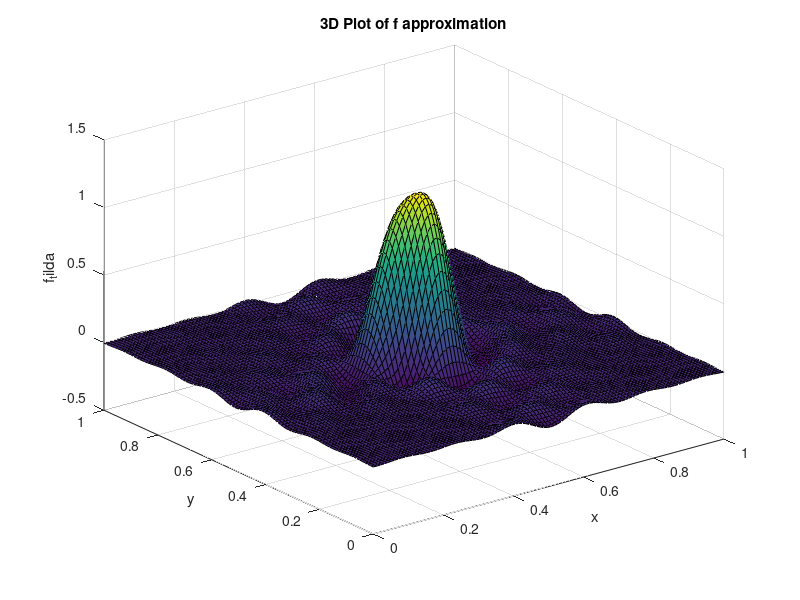
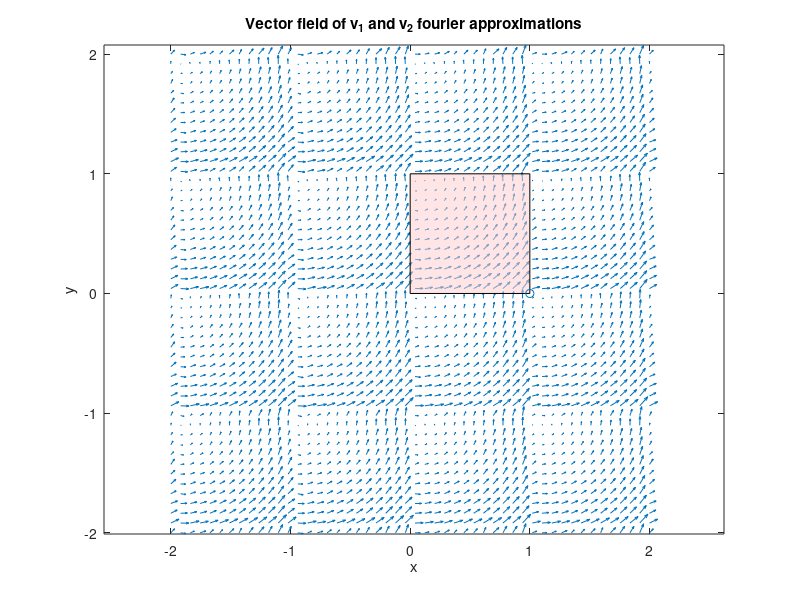

The MATLAB script that drew these images, in order:
M = 1000; % The # of points generated for fourier series approximation
k = 2*pi; % Exp power coefficient
N = 6; % largest magnitude of n1 and n2

% NOTE: We are not using linspace as seen here because they'll make A'*A matrix singular
% xp_points = linspace(-1,1,M)';
% yp_points = linspace(-1,1,M)';
% END NOTE

%______generate xp and yp points_______

% xp_points = 2*rand(M,1); % generates on [0,2] (comment out)
% yp_points = -1 + 2*rand(M,1); % generates on [-1,1] (comment out)

xp_points = rand(M,1); % generates on [0,1] (see lab1 description)
yp_points = rand(M,1); % generates on [0,1] (see lab1 description)


% Initialize analytical v1 and v2 (see lab1 pdf description)
v1 = yp_points;  % v1 = y
v2 = 1 - xp_points;  % v2 = 1 - x


%________________initalize analyitcal f_vals_p for xp and yp points__________%
f_vals_p = zeros(M,1);
for row = 1:M
    xp = xp_points(row,1);
    yp = yp_points(row,1);
    r = sqrt((xp-0.5)^2+(yp-0.5)^2);
    if r<=0.1
        f_vals_p(row,1) = 1;
    else
        f_vals_p(row,1) = 0;
    end
end

%_______initialize n1n2 pattern_______
n1n2_vector = zeros((2*N+1)^2,2);
counter = 1;
for n1 = -N:N
    for n2 = -N:N
        n1n2_vector(counter,:) = [n1,n2];
        counter=counter+1;
    end
end

%_________calculate matrix A_________
A = zeros(M,(2*N+1)^2); 
for row = 1:M
    for col = 1:(2*N+1)^2
        xp = xp_points(row,1);
        yp = yp_points(row,1);
        dotted_term = n1n2_vector(col,:)*[xp;yp];
        A(row,col) = exp(k*1i*dotted_term);
    end
end



%________CALCULATE COEFFICIENTS WITH LEAST SQUARES METHOD______
v_hat_1 = (A'*A)\(A'*v1);
v_hat_2 = (A'*A)\(A'*v2);
f_hat = (A'*A)\(A'*f_vals_p );

%_________FOURIER APPROXIMATIONS DEFINED AS ANONYMOUS FUNCTIONS_________
v_1_tilda = @(x, y) real(v_hat_1' * exp(1i * k * n1n2_vector * [x; y]));
v_2_tilda = @(x, y) real(v_hat_2' * exp(1i * k * n1n2_vector * [x; y]));
f_tilda = @(x,y) real(f_hat' * exp(1i * k * n1n2_vector * [x; y]));


%__________FOURIER APPROXIMATION PLOT OF F_________
figure;
[x, y] = meshgrid(linspace(0, 1, 100), linspace(0, 1, 100));
z = arrayfun(@(x, y) f_tilda(x, y), x, y);
surf(x, y, z);
title('3D Plot of f approximation');
xlabel('x');
ylabel('y');
zlabel('f_tilda');


%________VECTOR FIELD PLOT___________
figure;
subplot(1, 1, 1);

% GENERATE GRID OF X AND Y
[x, y] = meshgrid(linspace(-2, 2, 50), linspace(-2, 2, 50)); % Reduce grid size for clarity

% APPROXIMATION V1 and V2
v1_tilda_vals = arrayfun(@(x, y) v_1_tilda(x, y), x, y);
v2_tilda_vals = arrayfun(@(x, y) v_2_tilda(x, y), x, y);

% ANALYTICAL V1 AND V2
v1_anal_vals = arrayfun(@(x,y) y, x,y);
v2_anal_vals = arrayfun(@(x,y) 1-x,x,y); 

quiver(x, y, real(v1_tilda_vals), real(v2_tilda_vals)); % Comment out
% quiver(x, y, v1_anal_vals, v2_anal_vals); % Comment out
hold on;

%_______________Pink highlight of [0,1]x[0,1]____________________%
vertices = [0, 0; 1, 0; 1, 1; 0, 1];
faces = [1, 2, 3, 4];
patch('Vertices', vertices, 'Faces', faces, 'FaceColor', [1, 0.8, 0.8], 'FaceAlpha', 0.5);
scatter(1,0)

%_____________________Labeling_________________%
% title('Vector Field of v1_tilda and v2_tilda');
title("Vector field of v_1 and v_2 fourier approximations");
xlabel('x');
ylabel('y');
axis equal;
